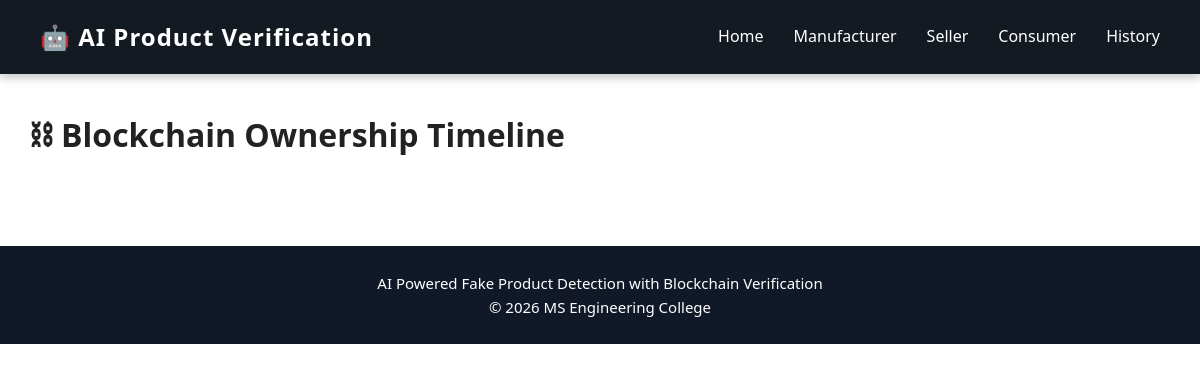
Before: /manufacturer/history/1 with the older database file.
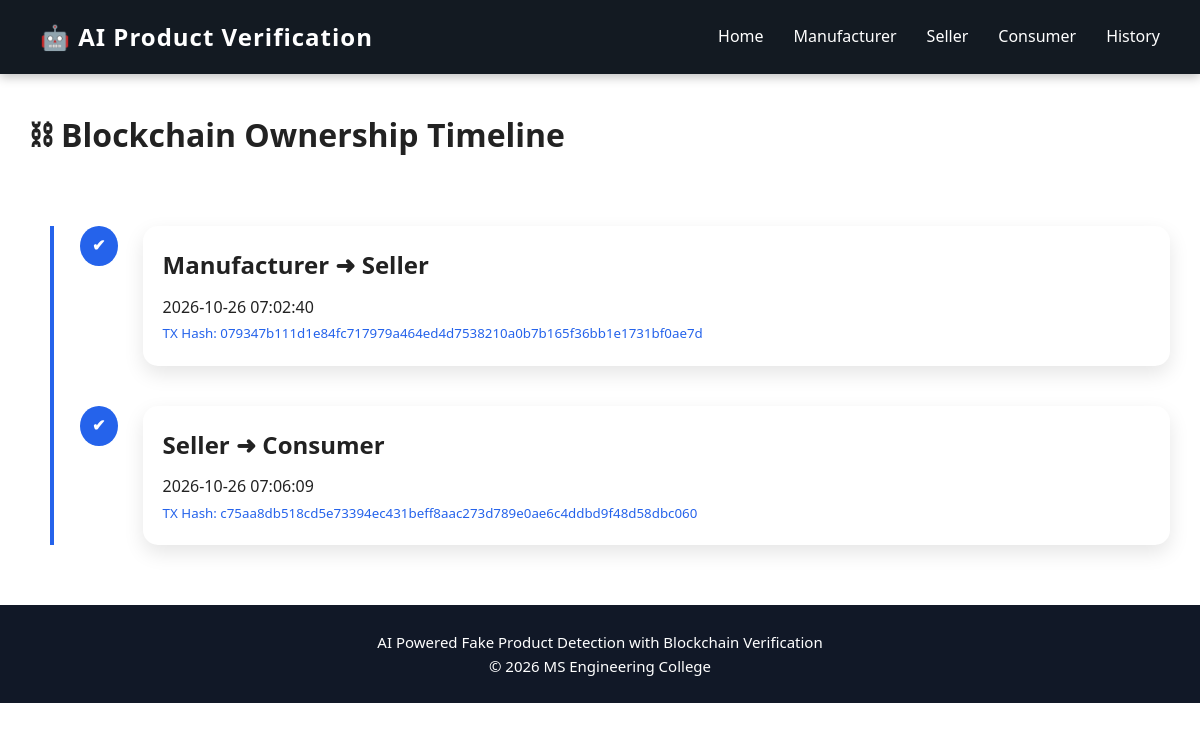
After: the same page with the newer database file.
### tables this page shows
CREATE TABLE ownership_history(

        id INTEGER PRIMARY KEY AUTOINCREMENT,

        product_id INTEGER,

        from_owner_type TEXT,

        from_owner_id INTEGER,

        to_owner_type TEXT,

        to_owner_id INTEGER,

        transfer_date TEXT,

        blockchain_hash TEXT
    );

### app.py (the view)
@app.route("/manufacturer/history/<int:product_id>")
def manufacturer_history(product_id):
    conn = sqlite3.connect("database.db")
    cursor = conn.cursor()
    cursor.execute("""
    SELECT
        from_owner_type,
        to_owner_type,
        transfer_date,
        blockchain_hash
    FROM ownership_history
    WHERE product_id=?
    ORDER BY transfer_date
    """,
    (product_id,)
    )
    history = cursor.fetchall()
    conn.close()
    return render_template(
        "timeline.html",
        history=history
    )

### templates/timeline.html (shortened to what this page needs)
{% extends "base.html" %}
{% block content %}
<h1>⛓ Blockchain Ownership Timeline</h1>
<br>
<div class="timeline">
{% for item in history %}
<div class="timeline-item">
    <div class="timeline-circle">
        ✔
    </div>
    <div class="timeline-content">
        <h2>
            {{ item[0] }}
            ➜
            {{ item[1] }}
        </h2>
        <p>
            {{ item[2] }}
        </p>
        <small>
            TX Hash:
            {{ item[3] }}
        </small>
    </div>
</div>
{% endfor %}
</div>
{% endblock %}

Changed rows visible on the page:
added ownership_history: from_owner_type "Manufacturer", to_owner_type "Seller", transfer_date "2026-10-26 07:02:40", blockchain_hash "079347b111d1e84fc717979a464ed4d7538210a0b7b165f36bb1e1731bf0ae7d"
added ownership_history: from_owner_type "Seller", to_owner_type "Consumer", transfer_date "2026-10-26 07:06:09", blockchain_hash "c75aa8db518cd5e73394ec431beff8aac273d789e0ae6c4ddbd9f48d58dbc060"
